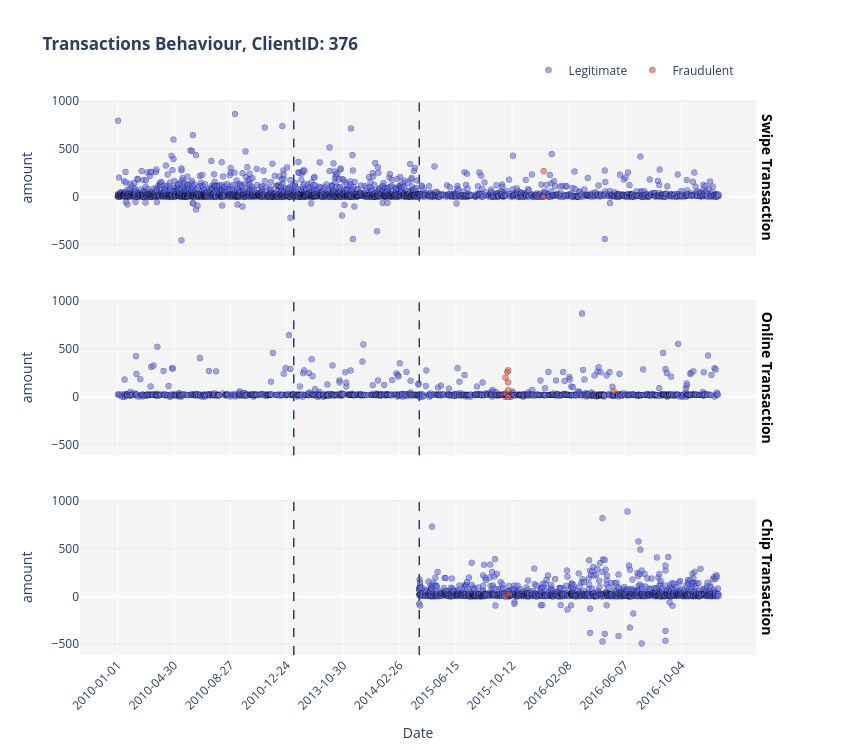

Notebook source saved alongside this figure:
### Code cell
plot_client_behaviour_amount("376")

### Figure 1 — Plotly figure (JSON) as saved in the notebook; plotly's stock layout.template omitted (floating-point values rounded to 4 significant figures; data arrays with more than 128 entries replaced by an {"elided": "..."} marker saying what was removed)
{"data": [{"customdata": {"elided": "2565x2 str values"}, "hovertemplate": "<b>%{customdata[0]}</b><br>Chip: %{customdata[1]}        <br>amount: %{y:,.2f}$<extra></extra>", "legendgroup": "Legitimate", "marker": {"color": "#636efa", "line": {"color": "black", "width": 0.45}, "opacity": 0.6, "symbol": "circle"}, "mode": "markers", "name": "Legitimate", "showlegend": true, "type": "scattergl", "x": {"elided": "2565 str values"}, "xaxis": "x3", "y": {"elided": "2565 float values"}, "yaxis": "y3"}, {"customdata": {"elided": "1051x2 str values"}, "hovertemplate": "<b>%{customdata[0]}</b><br>Chip: %{customdata[1]}        <br>amount: %{y:,.2f}$<extra></extra>", "legendgroup": "Legitimate", "marker": {"color": "#636efa", "line": {"color": "black", "width": 0.45}, "opacity": 0.6, "symbol": "circle"}, "mode": "markers", "name": "Legitimate", "showlegend": false, "type": "scattergl", "x": {"elided": "1051 str values"}, "xaxis": "x2", "y": {"elided": "1051 float values"}, "yaxis": "y2"}, {"customdata": {"elided": "1293x2 str values"}, "hovertemplate": "<b>%{customdata[0]}</b><br>Chip: %{customdata[1]}        <br>amount: %{y:,.2f}$<extra></extra>", "legendgroup": "Legitimate", "marker": {"color": "#636efa", "line": {"color": "black", "width": 0.45}, "opacity": 0.6, "symbol": "circle"}, "mode": "markers", "name": "Legitimate", "showlegend": false, "type": "scattergl", "x": {"elided": "1293 str values"}, "xaxis": "x", "y": {"elided": "1293 float values"}, "yaxis": "y"}, {"customdata": [["Friday, 18 Dec 2015", "Swipe Transaction"], ["Friday, 18 Dec 2015", "Swipe Transaction"]], "hovertemplate": "<b>%{customdata[0]}</b><br>Chip: %{customdata[1]}        <br>amount: %{y:,.2f}$<extra></extra>", "legendgroup": "Fraudulent", "marker": {"color": "#EF553B", "line": {"color": "black", "width": 0.45}, "opacity": 0.6, "symbol": "circle"}, "mode": "markers", "name": "Fraudulent", "showlegend": true, "type": "scattergl", "x": ["2015-12-18", "2015-12-18"], "xaxis": "x3", "y": [272.2, 1.58], "yaxis": "y3"}, {"customdata": [["Monday, 28 Sep 2015", "Online Transaction"], ["Monday, 28 Sep 2015", "Online Transaction"], ["Friday, 02 Oct 2015", "Online Transaction"], ["Sunday, 04 Oct 2015", "Online Transaction"], ["Sunday, 04 Oct 2015", "Online Transaction"], ["Sunday, 04 Oct 2015", "Online Transaction"], ["Sunday, 04 Oct 2015", "Online Transaction"], ["Sunday, 04 Oct 2015", "Online Transaction"], ["Sunday, 15 May 2016", "Online Transaction"]], "hovertemplate": "<b>%{customdata[0]}</b><br>Chip: %{customdata[1]}        <br>amount: %{y:,.2f}$<extra></extra>", "legendgroup": "Fraudulent", "marker": {"color": "#EF553B", "line": {"color": "black", "width": 0.45}, "opacity": 0.6, "symbol": "circle"}, "mode": "markers", "name": "Fraudulent", "showlegend": false, "type": "scattergl", "x": ["2015-09-28", "2015-09-28", "2015-10-02", "2015-10-04", "2015-10-04", "2015-10-04", "2015-10-04", "2015-10-04", "2016-05-15"], "xaxis": "x2", "y": [36.93, 203.2, 261.4, 72.55, 9.1, 155.1, 281.2, 0.37, 59.79], "yaxis": "y2"}, {"customdata": [["Monday, 28 Sep 2015", "Chip Transaction"], ["Sunday, 04 Oct 2015", "Chip Transaction"]], "hovertemplate": "<b>%{customdata[0]}</b><br>Chip: %{customdata[1]}        <br>amount: %{y:,.2f}$<extra></extra>", "legendgroup": "Fraudulent", "marker": {"color": "#EF553B", "line": {"color": "black", "width": 0.45}, "opacity": 0.6, "symbol": "circle"}, "mode": "markers", "name": "Fraudulent", "showlegend": false, "type": "scattergl", "x": ["2015-09-28", "2015-10-04"], "xaxis": "x", "y": [0.86, 26.61], "yaxis": "y"}], "layout": {"annotations": [{"font": {"color": "black", "size": 14}, "showarrow": false, "text": "<b>Chip Transaction</b>", "textangle": 90, "x": 0.98, "xanchor": "left", "xref": "paper", "y": 0.14, "yanchor": "middle", "yref": "paper"}, {"font": {"color": "black", "size": 14}, "showarrow": false, "text": "<b>Online Transaction</b>", "textangle": 90, "x": 0.98, "xanchor": "left", "xref": "paper", "y": 0.5, "yanchor": "middle", "yref": "paper"}, {"font": {"color": "black", "size": 14}, "showarrow": false, "text": "<b>Swipe Transaction</b>", "textangle": 90, "x": 0.98, "xanchor": "left", "xref": "paper", "y": 0.86, "yanchor": "middle", "yref": "paper"}], "autosize": false, "height": 750, "legend": {"orientation": "h", "title": {"text": ""}, "tracegroupgap": 0, "x": 0.65, "xanchor": "left", "y": 1.08, "yanchor": "top"}, "paper_bgcolor": "white", "plot_bgcolor": "#F5F5F5", "shapes": [{"line": {"dash": "dash", "width": 1.5}, "type": "line", "x0": "2011-01-08", "x1": "2011-01-08", "xref": "x", "y0": 0, "y1": 1, "yref": "y domain"}, {"line": {"dash": "dash", "width": 1.5}, "type": "line", "x0": "2011-01-08", "x1": "2011-01-08", "xref": "x2", "y0": 0, "y1": 1, "yref": "y2 domain"}, {"line": {"dash": "dash", "width": 1.5}, "type": "line", "x0": "2011-01-08", "x1": "2011-01-08", "xref": "x3", "y0": 0, "y1": 1, "yref": "y3 domain"}, {"line": {"dash": "dash", "width": 1.5}, "type": "line", "x0": "2015-03-30", "x1": "2015-03-30", "xref": "x", "y0": 0, "y1": 1, "yref": "y domain"}, {"line": {"dash": "dash", "width": 1.5}, "type": "line", "x0": "2015-03-30", "x1": "2015-03-30", "xref": "x2", "y0": 0, "y1": 1, "yref": "y2 domain"}, {"line": {"dash": "dash", "width": 1.5}, "type": "line", "x0": "2015-03-30", "x1": "2015-03-30", "xref": "x3", "y0": 0, "y1": 1, "yref": "y3 domain"}], "title": {"text": "<b>Transactions Behaviour, ClientID: 376</b>"}, "width": 850, "xaxis": {"anchor": "y", "autorange": true, "categoryarray": {"elided": "1270 str values"}, "categoryorder": "array", "domain": [0, 0.98], "matches": "x", "nticks": 12, "range": [-79.3, 1348.0], "showspikes": true, "showticklabels": true, "spikecolor": "#040404", "spikedash": "dash", "spikemode": "across", "spikethickness": 1, "tickangle": -45, "tickformat": "%A, %d %b %Y", "title": {"text": "Date"}, "type": "category"}, "xaxis2": {"anchor": "y2", "autorange": true, "categoryarray": {"elided": "1270 str values"}, "categoryorder": "array", "domain": [0, 0.98], "matches": "x", "nticks": 12, "range": [-79.3, 1348.0], "showspikes": true, "showticklabels": false, "spikecolor": "#040404", "spikedash": "dash", "spikemode": "across", "spikethickness": 1, "tickangle": -45, "tickformat": "%A, %d %b %Y", "type": "category"}, "xaxis3": {"anchor": "y3", "autorange": true, "categoryarray": {"elided": "1270 str values"}, "categoryorder": "array", "domain": [0, 0.98], "matches": "x", "nticks": 12, "range": [-79.3, 1348.0], "showspikes": true, "showticklabels": false, "spikecolor": "#040404", "spikedash": "dash", "spikemode": "across", "spikethickness": 1, "tickangle": -45, "tickformat": "%A, %d %b %Y", "type": "category"}, "yaxis": {"anchor": "x", "autorange": true, "domain": [0, 0.28], "gridcolor": "#EAEAEA", "range": [-612.5, 1013.0], "showgrid": true, "title": {"text": "amount"}, "type": "linear"}, "yaxis2": {"anchor": "x2", "autorange": true, "domain": [0.36, 0.64], "gridcolor": "#EAEAEA", "matches": "y", "range": [-612.5, 1013.0], "showgrid": true, "title": {"text": "amount"}, "type": "linear"}, "yaxis3": {"anchor": "x3", "autorange": true, "domain": [0.72, 1], "gridcolor": "#EAEAEA", "matches": "y", "range": [-612.5, 1013.0], "showgrid": true, "title": {"text": "amount"}, "type": "linear"}}}
